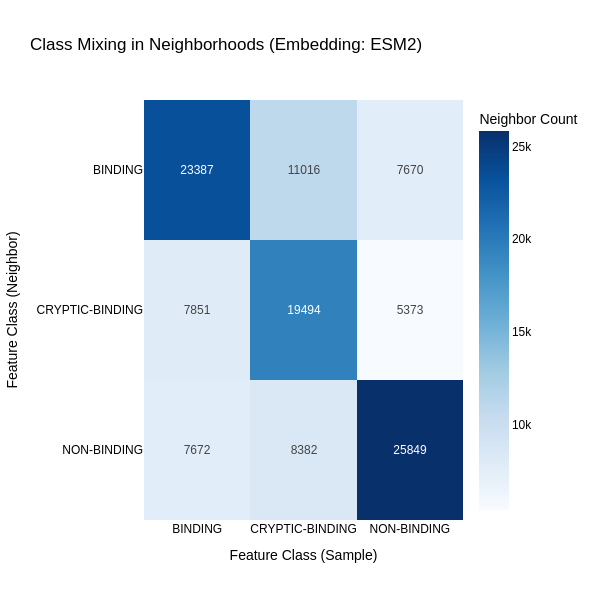

Notebook source saved alongside this figure:
### Code cell
from emmaemb.vizualisation import plot_knn_class_mixing_matrix
metric = 'euclidean'
n_trees = 100
embedding_space = 'ESM2'
# emma.build_annoy_index(emb_space=embedding_space, metric=metric, n_trees=n_trees)
fig_class_mixing_matrix = plot_knn_class_mixing_matrix(
    emma,
    emb_space=embedding_space,
    feature="binding_site",
    k=3,
    metric=metric,
    use_annoy=True,
    annoy_metric=metric,
    n_trees=n_trees
)
fig_class_mixing_matrix.update_layout(height=600, width=600)
fig_class_mixing_matrix.show()

### Figure 1 — Plotly figure (JSON) as saved in the notebook; plotly's stock layout.template omitted (floating-point values rounded to 4 significant figures)
{"data": [{"coloraxis": "coloraxis", "hovertemplate": "Feature Class (Sample): %{x}<br>Feature Class (Neighbor): %{y}<br>Neighbor Count: %{z}<extra></extra>", "name": "0", "texttemplate": "%{z:.0f}", "type": "heatmap", "x": ["BINDING", "CRYPTIC-BINDING", "NON-BINDING"], "xaxis": "x", "y": ["BINDING", "CRYPTIC-BINDING", "NON-BINDING"], "yaxis": "y", "z": [[23387, 11016, 7670], [7851, 19494, 5373], [7672, 8382, 25849]]}], "layout": {"coloraxis": {"colorbar": {"title": {"text": "Neighbor Count"}}, "colorscale": [[0, "rgb(247,251,255)"], [0.125, "rgb(222,235,247)"], [0.25, "rgb(198,219,239)"], [0.375, "rgb(158,202,225)"], [0.5, "rgb(107,174,214)"], [0.625, "rgb(66,146,198)"], [0.75, "rgb(33,113,181)"], [0.875, "rgb(8,81,156)"], [1, "rgb(8,48,107)"]]}, "font": {"color": "black", "family": "Arial"}, "height": 600, "title": {"text": "Class Mixing in Neighborhoods (Embedding: ESM2)"}, "width": 600, "xaxis": {"anchor": "y", "domain": [0, 1], "title": {"text": "Feature Class (Sample)"}}, "yaxis": {"anchor": "x", "autorange": "reversed", "domain": [0, 1], "title": {"text": "Feature Class (Neighbor)"}}}}
